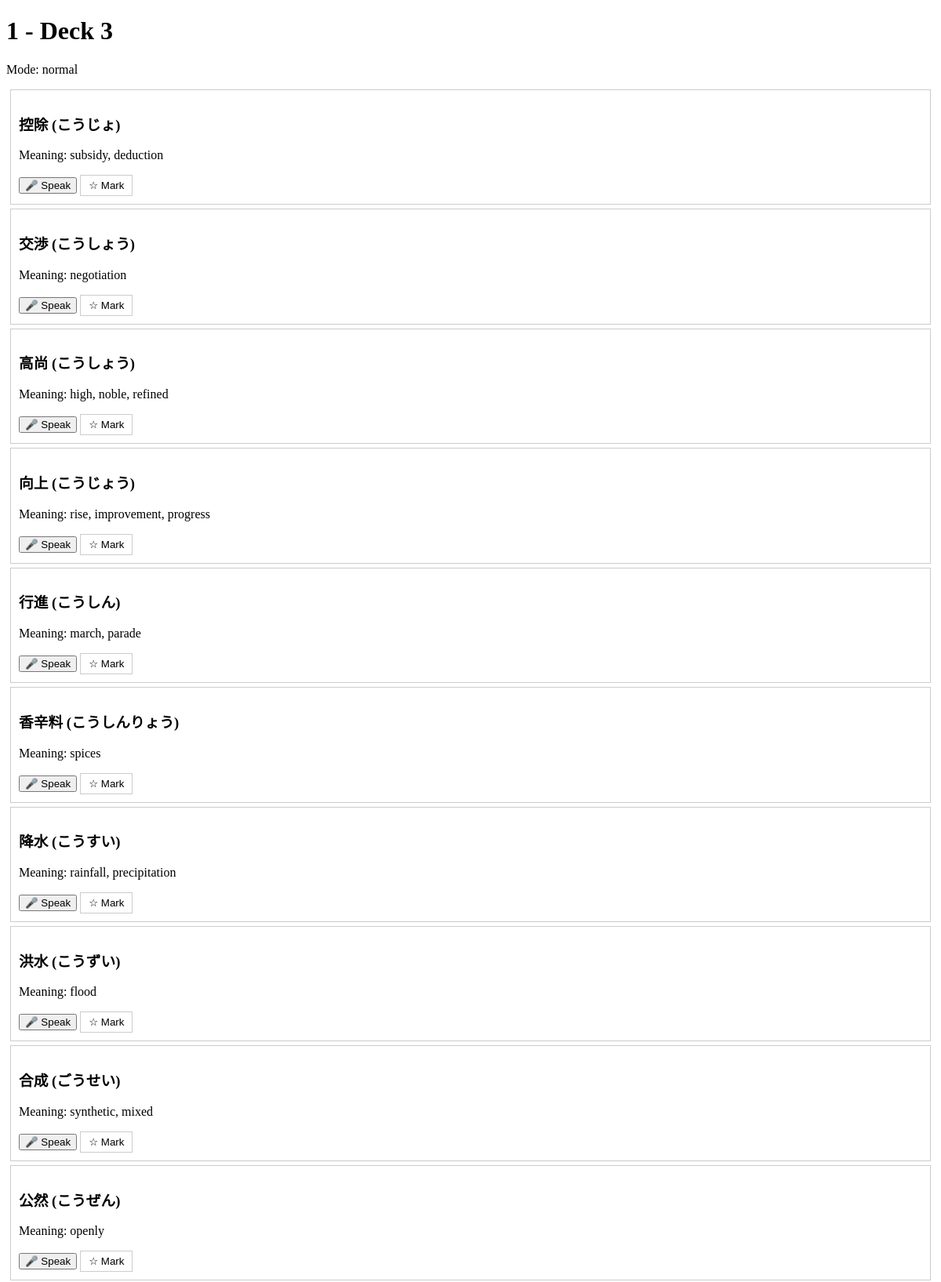
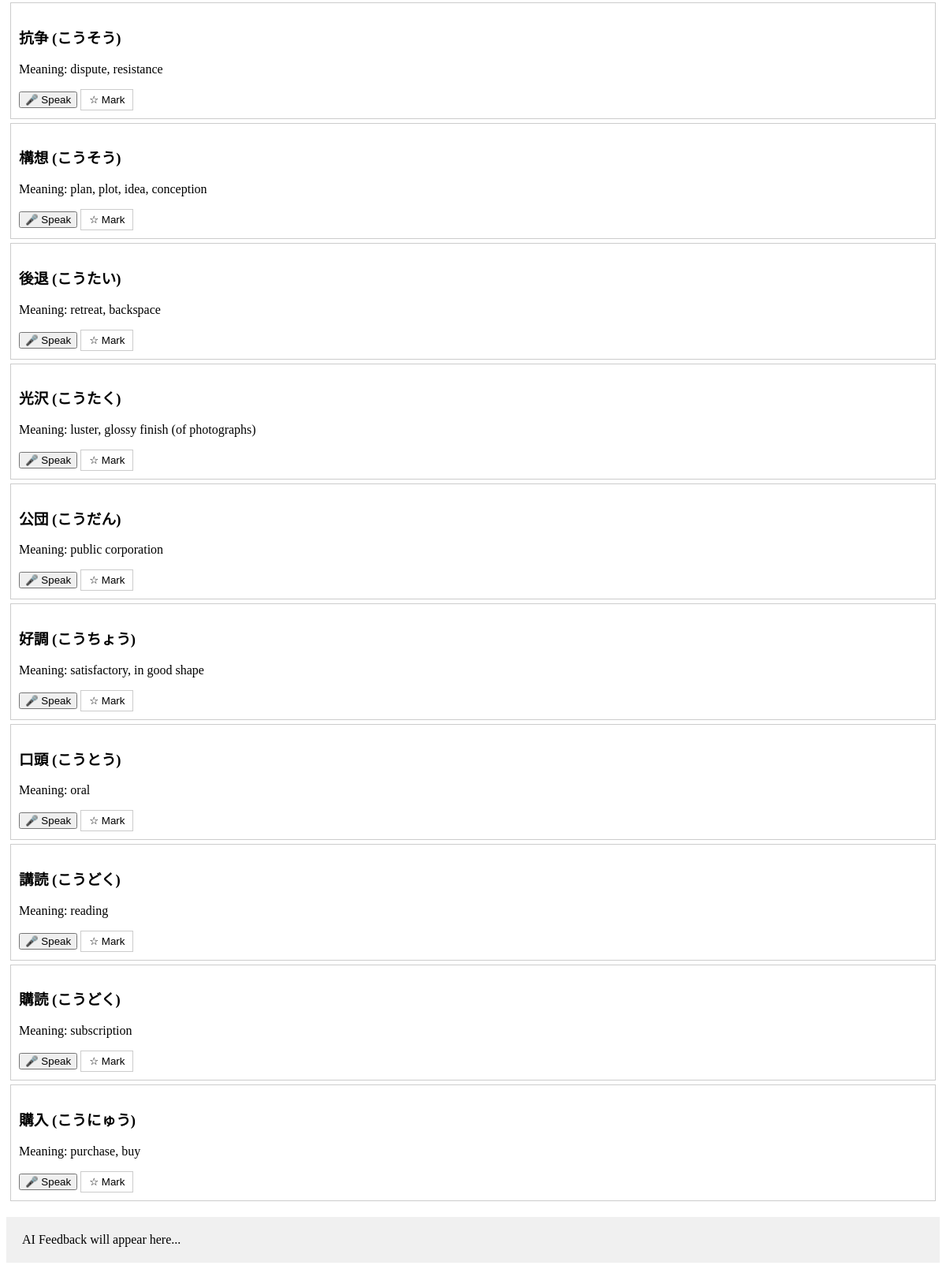
Page /session/1/2?mode=normal on the committed database (2 pictures, top to bottom).
### tables this page shows
CREATE TABLE words (
            id INTEGER PRIMARY KEY AUTOINCREMENT,
            original TEXT,
            furigana TEXT,
            english TEXT,
            jlpt_level INTEGER,
            is_marked INTEGER DEFAULT 0
        );

### app.py (the view)
@app.route('/session/<jlpt_level>/<int:deck_id>') # Removed 'int:' from jlpt_level
def game_session(jlpt_level, deck_id):
    mode = request.args.get('mode', 'normal')
    try:
        level_num = int(''.join(filter(str.isdigit, jlpt_level)))
    except ValueError:
        return "Invalid Level Format", 400
    words = get_words_by_deck(level_num, deck_id)
    return render_template('session.html',
                           level=jlpt_level,
                           level_num=level_num,
                           deck_id=deck_id,
                           words=words,
                           mode=mode)

### database/db_handler.py (called while the page is built)
def get_db_connection():
    conn = sqlite3.connect(DB_PATH)
    conn.row_factory = sqlite3.Row  # This allows us to access columns by name
    return conn

def get_words_by_deck(level_num, deck_id):
    conn = get_db_connection()
    cursor = conn.cursor()
    limit = 20
    offset = deck_id * 20
    cursor.execute('SELECT * FROM words WHERE jlpt_level = ? LIMIT ? OFFSET ?',
                   (level_num, limit, offset))
    words = [dict(row) for row in cursor.fetchall()]
    conn.close()
    return words

### templates/session.html (shortened to what this page needs)
<!DOCTYPE html>
<html>
<head>
</head>
<body>
    <h1>{{ level.upper() }} - Deck {{ deck_id + 1 }}</h1>
    <p>Mode: {{ mode }}</p>
    <div id="quiz-container">
        {% for word in words %}
        <div class="word-card" style="border: 1px solid #ccc; padding: 10px; margin: 5px;">
            <h3>{{ word.original }} ({{ word.furigana }})</h3>
            <p>Meaning: {{ word.english }}</p>
            <button onclick="sendVoiceSample('{{ word.original }}')">🎤 Speak</button>
            <button
                id="mark-btn-{{ word.id }}"
                onclick="toggleMark('{{ word.id }}', this)"
                class="mark-btn {{ 'is-marked' if word.is_marked else '' }}">
                {{ '⭐ Marked' if word.is_marked else '☆ Mark' }}
            </button>
        </div>
        {% endfor %}
    </div>
    <div id="feedback-box" style="background: #f0f0f0; padding: 20px; margin-top: 20px;">
        AI Feedback will appear here...
    </div>
</body>
</html>

### templates/session.html (style rules this page uses)
.mark-btn { background-color: white; border: 1px solid #ccc; padding: 5px 10px; cursor: pointer; transition: background-color 0.2s; }

### rows in the picture
words: original "控除", furigana "こうじょ", english "subsidy, deduction", is_marked "☆ Mark"
words: original "交渉", furigana "こうしょう", english "negotiation", is_marked "☆ Mark"
words: original "高尚", furigana "こうしょう", english "high, noble, refined", is_marked "☆ Mark"
words: original "向上", furigana "こうじょう", english "rise, improvement, progress", is_marked "☆ Mark"
words: original "行進", furigana "こうしん", english "march, parade", is_marked "☆ Mark"
words: original "香辛料", furigana "こうしんりょう", english "spices", is_marked "☆ Mark"
words: original "降水", furigana "こうすい", english "rainfall, precipitation", is_marked "☆ Mark"
words: original "洪水", furigana "こうずい", english "flood", is_marked "☆ Mark"
words: original "合成", furigana "ごうせい", english "synthetic, mixed", is_marked "☆ Mark"
words: original "公然", furigana "こうぜん", english "openly", is_marked "☆ Mark"
words: original "抗争", furigana "こうそう", english "dispute, resistance", is_marked "☆ Mark"
words: original "構想", furigana "こうそう", english "plan, plot, idea, conception", is_marked "☆ Mark"
words: original "後退", furigana "こうたい", english "retreat, backspace", is_marked "☆ Mark"
words: original "光沢", furigana "こうたく", english "luster, glossy finish (of photographs)", is_marked "☆ Mark"
words: original "公団", furigana "こうだん", english "public corporation", is_marked "☆ Mark"
words: original "好調", furigana "こうちょう", english "satisfactory, in good shape", is_marked "☆ Mark"
words: original "口頭", furigana "こうとう", english "oral", is_marked "☆ Mark"
words: original "講読", furigana "こうどく", english "reading", is_marked "☆ Mark"
words: original "購読", furigana "こうどく", english "subscription", is_marked "☆ Mark"
words: original "購入", furigana "こうにゅう", english "purchase, buy", is_marked "☆ Mark"

### other values in the picture
{{ level.upper() }} "1"
{{ deck_id + 1 }} "3"
{{ mode }} "normal"
